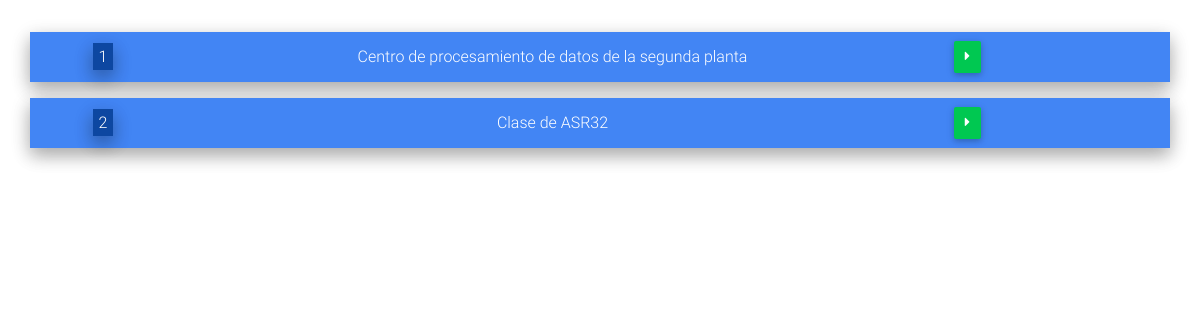
The app's page /catalog/, older data.
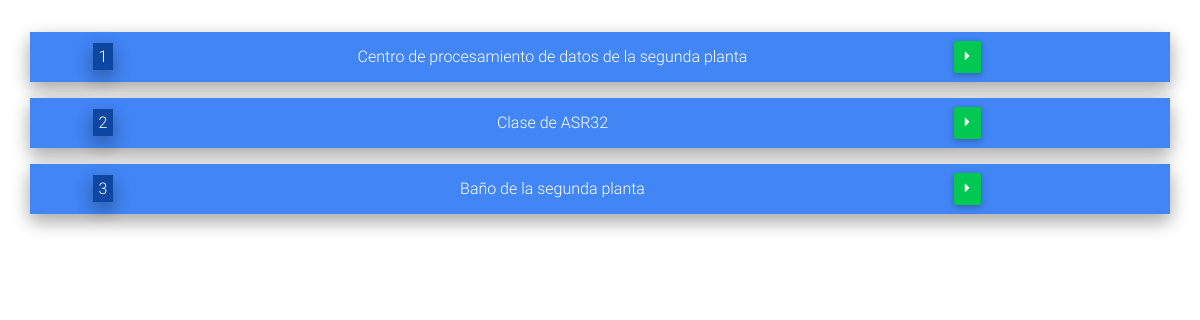
The same page, newer data.
### catalog/models.py (models this page shows, shortened)
class Zona(models.Model):
    num_zona = models.IntegerField(
        unique=True,
        null=True,
        blank=True,
        help_text="Numero de aula (identificador)."
    )
    ip = models.CharField(
        primary_key=True,
        max_length=25,
        help_text="Ip del dispositivo asociado a esta aula"
    )
    modelo = models.CharField(
        max_length=25,
        help_text="Introduce el modelo del arduino (p. ej. Uno, Mega, etc.)"
    )
    tipo = models.CharField(
        max_length=25,
        blank=True,
        null=True,
        help_text="Tipo de aula (p. ej. Clase, C.P.D...)"
    )
    descripcion = models.TextField(
        max_length=1000,
        help_text="Introduce una descripción de la zona."
    )
    dentro = models.BooleanField(
        default=False,
        help_text="La zona se encuentra ocupada o no."
    )
    class Meta:
        ordering = ["num_zona", "ip"]
        unique_together = (
            "ip", "num_zona"
        )

### catalog/views.py (the view)
# urls.py: path('', views.ZonaListView.as_view(), name='zonas'),
class ZonaListView(generic.ListView):
    model = Zona
    paginate_by = 10

### catalog/templates/catalog/zona_list.html (shortened to what this page needs)
{% extends "base_generic.html" %}
{% block content %}
{% if zona_list %}
{% for zona in zona_list %}
<div class="row fuera filaAula primary-color align-items-center justify-content-md-center z-depth-2">
    <div class="col-1"><span class="numAula z-depth-2">{{ zona.num_zona }}</span></div>
    <div class="col-8 text-center text-truncate">{{ zona.descripcion }}</div>
    <div class='col-2 float-right'>
        <a href="{% url 'zona-detail' zona.ip %}" class='btn btn-{% if aula.dentro %}danger{%else %}success{% endif %} botonIr'><i class='fa fa-caret-right' aria-hidden='true'></i></a>
    </div>
</div>
{% endfor %}
{% else %}
<h1 class="black-text">No tienes aulas asignadas.</h1>
{% endif %}
{% endblock %}

Row changes from the older to the newer data that the page shows:
added Zona: num_zona "3", descripcion "Baño de la segunda planta"
